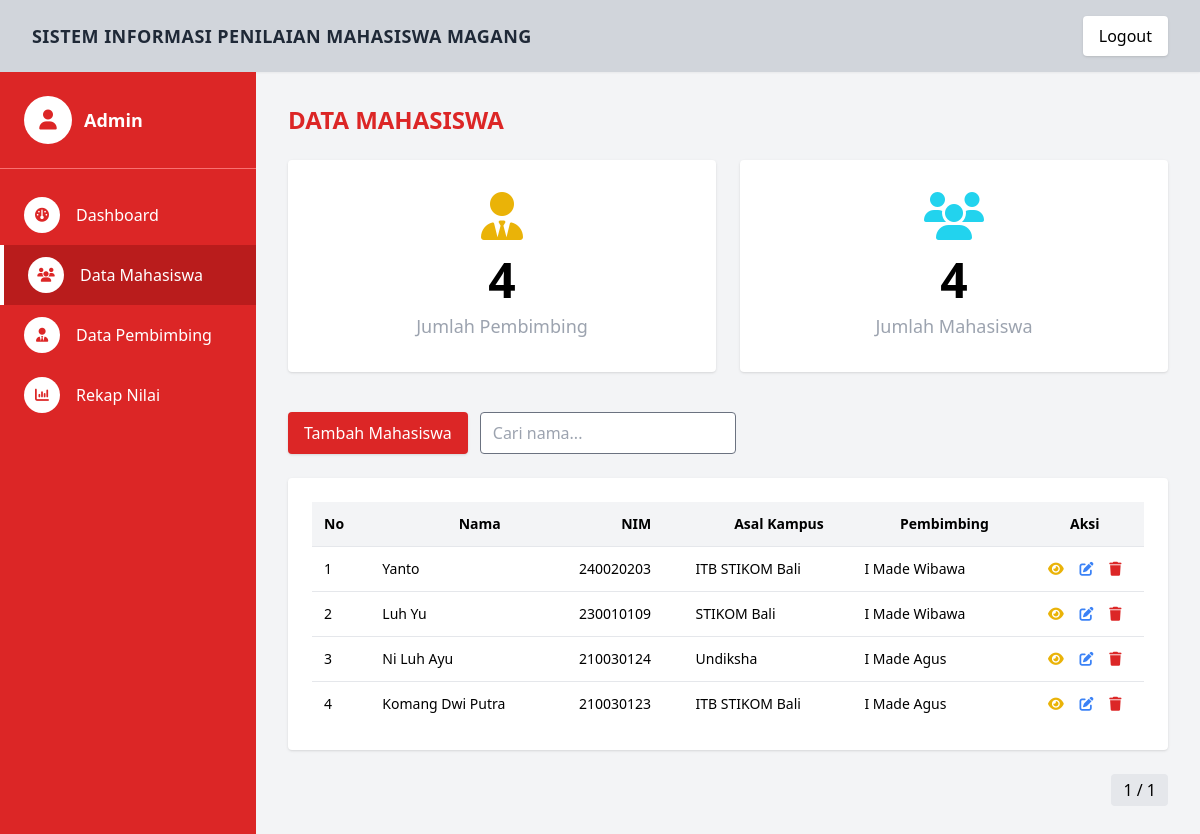
Screenshot of /data_mahasiswa.php (signed in) with the database file from the repository.
### tables this page shows
CREATE TABLE `tb_mahasiswa` (
  `id_mahasiswa` int NOT NULL,
  `nama_mahasiswa` varchar(100) NOT NULL,
  `nim` varchar(20) NOT NULL,
  `asal_kampus` varchar(100) DEFAULT NULL,
  `divisi` varchar(100) DEFAULT NULL,
  `periode_magang` varchar(50) DEFAULT NULL,
  `nomor_hp` varchar(15) DEFAULT NULL,
  `id_pembimbing` int DEFAULT NULL
);

CREATE TABLE `tb_pembimbing` (
  `id_pembimbing` int NOT NULL,
  `nama_pembimbing` varchar(100) NOT NULL,
  `nip` varchar(50) DEFAULT NULL,
  `jabatan` varchar(100) DEFAULT NULL,
  `divisi` varchar(100) DEFAULT NULL,
  `nomor_hp` varchar(15) DEFAULT NULL,
  `id_user` int DEFAULT NULL
);

### data_mahasiswa.php (the view, shortened to what this page needs)
<?php
require_once "koneksi.php";
$limit  = 10;
$page   = isset($_GET['page']) ? max((int)$_GET['page'], 1) : 1;
$offset = ($page - 1) * $limit;
$search = $_GET['search'] ?? '';
$where  = '';
$totalPembimbing = $conn->query("
    SELECT COUNT(*) as total FROM tb_pembimbing
")->fetch_assoc()['total'];
$totalMahasiswa = $conn->query("
    SELECT COUNT(*) as total FROM tb_mahasiswa
")->fetch_assoc()['total'];
$data = $conn->query("
    SELECT m.*, p.nama_pembimbing
    FROM tb_mahasiswa m
    LEFT JOIN tb_pembimbing p
        ON m.id_pembimbing = p.id_pembimbing
    WHERE 1=1
    $where
    ORDER BY m.id_mahasiswa DESC
    LIMIT $limit OFFSET $offset
");
$totalData = $conn->query("
    SELECT COUNT(*) total
    FROM tb_mahasiswa m
    WHERE 1=1
    $where
")->fetch_assoc()['total'];
$totalPage = max(ceil($totalData / $limit), 1);
?>
<!DOCTYPE html>
<html>
<head>
    <?php include "include/head.php"; ?>
    <link rel="stylesheet"
        href="https://cdnjs.cloudflare.com/ajax/libs/font-awesome/6.5.1/css/all.min.css">
</head>
<body class="bg-gray-100">
    <?php include "include/navbar.php"; ?>
    <div class="flex min-h-screen">
        <?php include "include/sidebar.php"; ?>
        <main class="flex-1 p-8">
            <h2 class="text-2xl font-bold text-red-600 mb-6">
                DATA MAHASISWA
            </h2>
            <div class="grid grid-cols-1 md:grid-cols-2 gap-6 mb-10">
                <div class="bg-white p-8 rounded shadow text-center">
                    <div class="text-yellow-500 text-5xl mb-4">
                        <i class="fa-solid fa-user-tie"></i>
                    </div>
                    <div class="text-5xl font-bold text-black">
                        <?= $totalPembimbing ?>
                    </div>
                    <p class="text-gray-400 mt-2 text-lg">
                        Jumlah Pembimbing
                    </p>
                </div>
                <div class="bg-white p-8 rounded shadow text-center">
                    <div class="text-cyan-400 text-5xl mb-4">
                        <i class="fa-solid fa-users"></i>
                    </div>
                    <div class="text-5xl font-bold text-black">
                        <?= $totalMahasiswa ?>
                    </div>
                    <p class="text-gray-400 mt-2 text-lg">
                        Jumlah Mahasiswa
                    </p>
                </div>
            </div>
            <div class="flex justify-between items-center mb-6">
                <div class="flex gap-3">
                    <button onclick="openAddModal()"
                        class="bg-red-600 text-white px-4 py-2 rounded shadow hover:bg-red-700">
                        Tambah Mahasiswa
                    </button>
                    <form method="GET">
                        <input type="text" name="search"
                            value="<?= htmlspecialchars($search) ?>"
                            placeholder="Cari nama..."
                            class="border rounded px-3 py-2 w-64">
                    </form>
                </div>
            </div>
            <div class="bg-white rounded shadow p-6">
                <table class="w-full border-collapse text-sm">
                    <thead class="bg-gray-100">
                        <tr>
                            <th class="p-3 text-left">No</th>
                            <th>Nama</th>
                            <th>NIM</th>
                            <th>Asal Kampus</th>
                            <th>Pembimbing</th>
                            <th class="text-center">Aksi</th>
                        </tr>
                    </thead>
                    <tbody>
                        <?php $no = $offset + 1; ?>
                        <?php while ($row = $data->fetch_assoc()): ?>
                            <tr class="border-t hover:bg-gray-50">
                                <td class="p-3"><?= $no++ ?></td>
                                <td><?= htmlspecialchars($row['nama_mahasiswa']) ?></td>
                                <td><?= htmlspecialchars($row['nim']) ?></td>
                                <td><?= htmlspecialchars($row['asal_kampus']) ?></td>
                                <td><?= htmlspecialchars($row['nama_pembimbing'] ?? '-') ?></td>
                                <td class="text-center space-x-3">
                                    <i onclick="detailMahasiswa(<?= $row['id_mahasiswa'] ?>)"
                                        class="fa-solid fa-eye text-yellow-500 cursor-pointer"></i>
                                    <i onclick="openEditModal(<?= $row['id_mahasiswa'] ?>)"
                                        class="fa-solid fa-pen-to-square text-blue-500 cursor-pointer"></i>
                                    <i onclick="hapusMahasiswa(<?= $row['id_mahasiswa'] ?>)"
                                        class="fa-solid fa-trash text-red-600 cursor-pointer"></i>
                                </td>
                            </tr>
                        <?php endwhile; ?>
                    </tbody>
                </table>
            </div>
            <div class="flex justify-end mt-6 gap-2">
                <span class="px-3 py-1 bg-gray-200 rounded">
                    <?= $page ?> / <?= $totalPage ?>
                </span>
            </div>
        </main>
    </div>
</body>
</html>

### assets/css/style.css (style rules this page uses)
html { line-height: 1.5; -webkit-text-size-adjust: 100%; -moz-tab-size: 4; -o-tab-size: 4; tab-size: 4; font-family: ui-sans-serif, system-ui, -apple-system, BlinkMacSystemFont, "Segoe UI", Roboto, "Helvetica Neue", Arial, "Noto Sans", sans-serif, "Apple Color Emoji", "Segoe UI Emoji", "Segoe UI Symbol", "Noto Color Emoji"; font-feature-settings: normal; font-variation-settings: normal; }
body { margin: 0; line-height: inherit; }
h1, h2, h3, h4, h5, h6 { font-size: inherit; font-weight: inherit; }
table { text-indent: 0; border-color: inherit; border-collapse: collapse; }
button, input, optgroup, select, textarea { font-family: inherit; font-feature-settings: inherit; font-variation-settings: inherit; font-size: 100%; font-weight: inherit; line-height: inherit; color: inherit; margin: 0; padding: 0; }
button, select { text-transform: none; }
button, [type='button'], [type='reset'], [type='submit'] { -webkit-appearance: button; background-color: transparent; background-image: none; }
blockquote, dl, dd, h1, h2, h3, h4, h5, h6, hr, figure, p, pre { margin: 0; }
input::placeholder, textarea::placeholder { opacity: 1; color: #9CA3AF; }
button, [role="button"] { cursor: pointer; }
[type='text'],[type='email'],[type='url'],[type='password'],[type='number'],[type='date'],[type='datetime-local'],[type='month'],[type='search'],[type='tel'],[type='time'],[type='week'],[multiple],textarea,select { -webkit-appearance: none; -moz-appearance: none; appearance: none; background-color: #fff; border-color: #6B7280; border-width: 1px; border-radius: 0px; padding-top: 0.5rem; padding-right: 0.75rem; padding-bottom: 0.5rem; padding-left: 0.75rem; font-size: 1rem; line-height: 1.5rem; --tw-shadow: 0 0 #0000; }
input::placeholder,textarea::placeholder { color: #6B7280; opacity: 1; }
.mb-4 { margin-bottom: 1rem; }
.mb-6 { margin-bottom: 1.5rem; }
.mt-2 { margin-top: 0.5rem; }
.flex { display: flex; }
.grid { display: grid; }
.w-64 { width: 16rem; }
.w-full { width: 100%; }
.flex-1 { flex: 1 1 0%; }
.border-collapse { border-collapse: collapse; }
.cursor-pointer { cursor: pointer; }
.grid-cols-1 { grid-template-columns: repeat(1, minmax(0, 1fr)); }
.items-center { align-items: center; }
.justify-end { justify-content: flex-end; }
.justify-between { justify-content: space-between; }
.gap-2 { gap: 0.5rem; }
.rounded { border-radius: 0.25rem; }
.border { border-width: 1px; }
.border-t { border-top-width: 1px; }
.bg-gray-100 { --tw-bg-opacity: 1; background-color: rgb(243 244 246 / var(--tw-bg-opacity)); }
.bg-gray-200 { --tw-bg-opacity: 1; background-color: rgb(229 231 235 / var(--tw-bg-opacity)); }
.bg-red-600 { --tw-bg-opacity: 1; background-color: rgb(224 36 36 / var(--tw-bg-opacity)); }
.bg-white { --tw-bg-opacity: 1; background-color: rgb(255 255 255 / var(--tw-bg-opacity)); }
.p-6 { padding: 1.5rem; }
.px-3 { padding-left: 0.75rem; padding-right: 0.75rem; }
.px-4 { padding-left: 1rem; padding-right: 1rem; }
.py-1 { padding-top: 0.25rem; padding-bottom: 0.25rem; }
.py-2 { padding-top: 0.5rem; padding-bottom: 0.5rem; }
.text-left { text-align: left; }
.text-center { text-align: center; }
.text-2xl { font-size: 1.5rem; line-height: 2rem; }
.text-lg { font-size: 1.125rem; line-height: 1.75rem; }
.text-sm { font-size: 0.875rem; line-height: 1.25rem; }
.font-bold { font-weight: 700; }
.text-blue-500 { --tw-text-opacity: 1; color: rgb(63 131 248 / var(--tw-text-opacity)); }
.text-gray-400 { --tw-text-opacity: 1; color: rgb(156 163 175 / var(--tw-text-opacity)); }
.text-red-600 { --tw-text-opacity: 1; color: rgb(224 36 36 / var(--tw-text-opacity)); }
.text-white { --tw-text-opacity: 1; color: rgb(255 255 255 / var(--tw-text-opacity)); }
.shadow { --tw-shadow: 0 1px 3px 0 rgb(0 0 0 / 0.1), 0 1px 2px -1px rgb(0 0 0 / 0.1); --tw-shadow-colored: 0 1px 3px 0 var(--tw-shadow-color), 0 1px 2px -1px var(--tw-shadow-color); box-shadow: var(--tw-ring-offset-shadow, 0 0 #0000), var(--tw-ring-shadow, 0 0 #0000), var(--tw-shadow); }

### rows the page displays
tb_mahasiswa: nama_mahasiswa "Yanto", nim "240020203", asal_kampus "ITB STIKOM Bali", id_pembimbing.nama_pembimbing "I Made Wibawa"
tb_mahasiswa: nama_mahasiswa "Luh Yu", nim "230010109", asal_kampus "STIKOM Bali", id_pembimbing.nama_pembimbing "I Made Wibawa"
tb_mahasiswa: nama_mahasiswa "Ni Luh Ayu", nim "210030124", asal_kampus "Undiksha", id_pembimbing.nama_pembimbing "I Made Agus"
tb_mahasiswa: nama_mahasiswa "Komang Dwi Putra", nim "210030123", asal_kampus "ITB STIKOM Bali", id_pembimbing.nama_pembimbing "I Made Agus"

### other values shown
$role "Admin"
$totalPembimbing "4"
$totalMahasiswa "4"
$page "1"
$totalPage "1"
